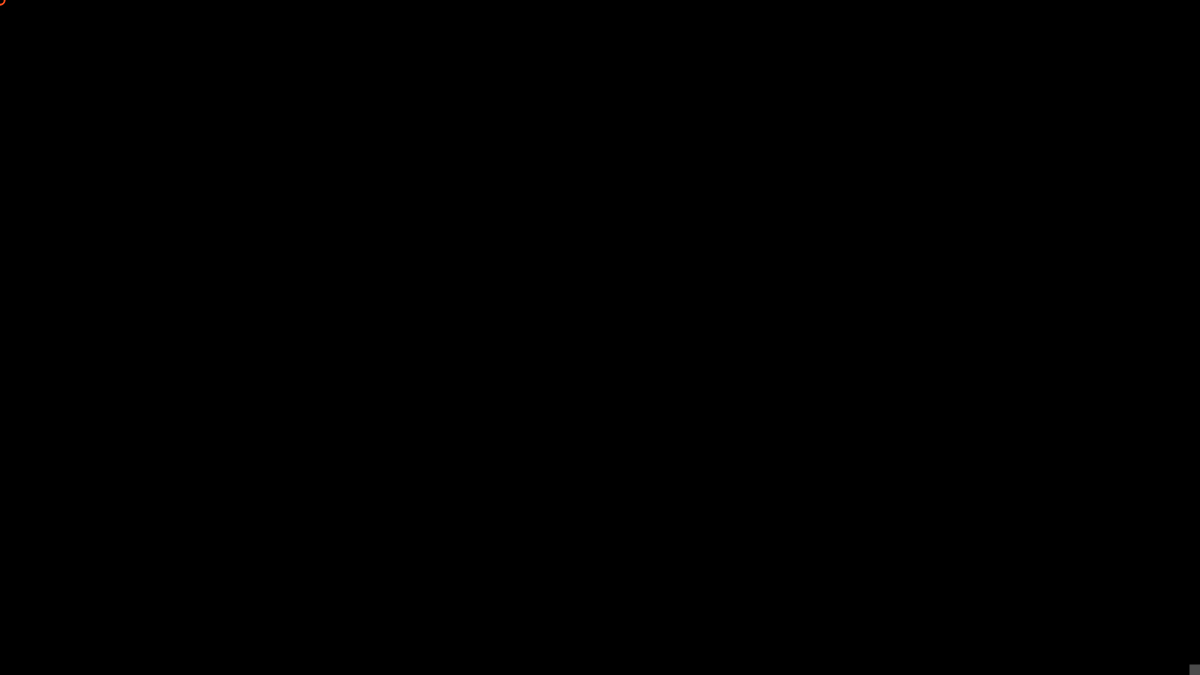
Frame 1 (no input)
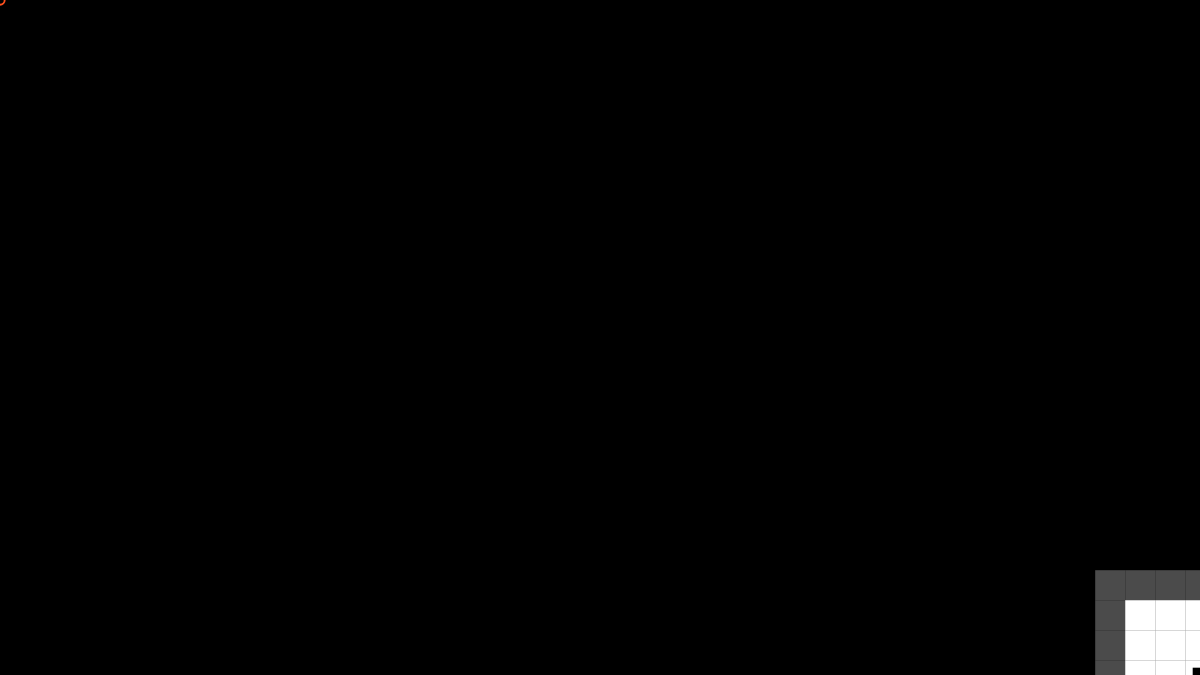
Frame 60 (no input)
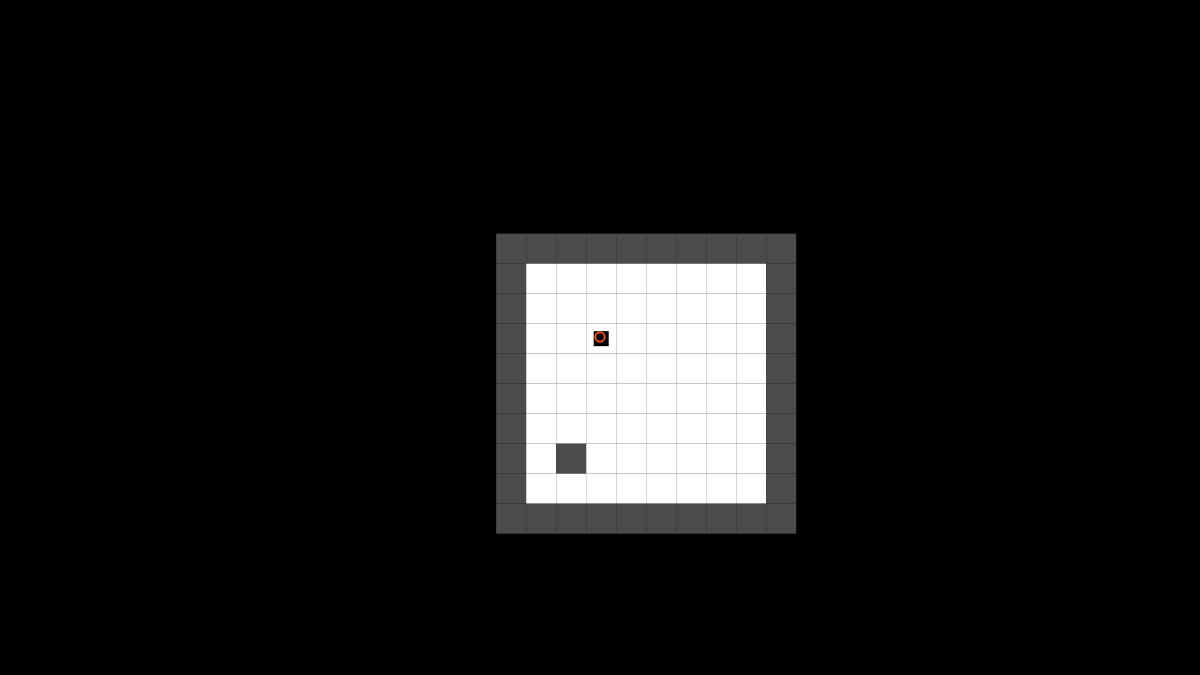
Frame 120 (the mouse pressed at the canvas centre since frame 60)

The p5.js sketch that drew these frames (run headless with seeded random() and noise() and a simulated clock; from frame 60 on, the mouse is pressed at the canvas centre):

// p5.js sketch
// ── sketch.js



function setup(){
  noCursor();
  createCanvas(windowWidth, windowWidth/640 * 360);
}

tileTypes = {
  wall: {
    r: 75,
    g: 75,
    b: 75,
    wall: true,
  },
  air: {
    r: 255,
    g: 255,
    b: 255,
    wall: false,
  }
}

tileMap = [["wall","wall","wall","wall","wall","wall","wall","wall","wall","wall"],
      ["wall","air","air","air","air","air","air","air","air","wall"],
      ["wall","air","air","air","air","air","air","air","air","wall"],
      ["wall","air","air","air","air","air","air","air","air","wall"],
      ["wall","air","air","air","air","air","air","air","air","wall"],
      ["wall","air","air","air","air","air","air","air","air","wall"],
      ["wall","air","air","air","air","air","air","air","air","wall"],
      ["wall","air","wall","air","air","air","air","air","air","wall"],
      ["wall","air","air","air","air","air","air","air","air","wall"],
      ["wall","wall","wall","wall","wall","wall","wall","wall","wall","wall"],]

cam = {
  x: 0,
  y: 0,
  offsetX: 640,
  offsetY: 360,
  smoothing: 10,
  zoom: 1,

  shakeX: 0,
  shakeY: 0,
}

player = {
  x: 52,
  y: 52,
  xv: 0,
  yv: 0,
  w: 8,
  h: 8,
  r: 0,
  g: 0,
  b: 0,
  friction: 0.8,
  speed: 0.4,
}

crosshair = {
  x: 0,
  y: 0,
  r: 255,
  g: 80,
  b: 30,
  w: 5,
  h: 5,
}

function detect2BoxesCollision(rect1, rect2){
  return (rect1.x < rect2.x + rect2.w &&
    rect1.x + rect1.w > rect2.x &&
    rect1.y < rect2.y + rect2.h &&
    rect1.y + rect1.h > rect2.y);
}


function draw(){

  noStroke();

  canvasScale = windowWidth/640;

  scale(canvasScale);


  background(0,0,0);

  //move player
  if (keyIsDown(87)){
    player.yv -= player.speed;
  }
  if (keyIsDown(83)){
    player.yv += player.speed;
  }
  if (keyIsDown(65)){
    player.xv -= player.speed;
  }
  if (keyIsDown(68)){
    player.xv += player.speed;
  }
  player.x += player.xv;


  cam.zoom = 1 + (abs(player.xv) + abs(player.yv))/20

  

  cam.x += 320;
  cam.y += 180;

  cam.x -= 320;
  cam.y -= 180;


  
  cam.x += (player.x - cam.x + player.w/2 + crosshair.x) / cam.smoothing;
  cam.y += (player.y - cam.y + player.h/2 + crosshair.y) / cam.smoothing;

  cam.shakeX /= 2;
  cam.shakeY /= 2;

  cam.x += random(cam.shakeX * -1, cam.shakeX);
  cam.y += random(cam.shakeY * -1, cam.shakeY);
  


  //draw tiles and collide player X stuff
  for (y = 0; y < tileMap.length; y++){
    for (x = 0; x < tileMap[y].length; x++){
      fill(tileTypes[tileMap[y][x]].r,tileTypes[tileMap[y][x]].g,tileTypes[tileMap[y][x]].b);
      rect(x * 16 - cam.x + cam.offsetX, y * 16 - cam.y + cam.offsetY, 16, 16);
      if (tileTypes[tileMap[y][x]].wall){
        if (detect2BoxesCollision({x: x*16, y: y*16, w: 16, h: 16}, {x: player.x, y: player.y, w: player.w, h: player.h})){
          player.x -= player.xv
          player.xv = 0;
        }
      }
    }
  }

  player.y += player.yv;

  //Y stuff
  for (y = 0; y < tileMap.length; y++){
    for (x = 0; x < tileMap[y].length; x++){
      if (tileTypes[tileMap[y][x]].wall){
        if (detect2BoxesCollision({x: x*16, y: y*16, w: 16, h: 16}, {x: player.x, y: player.y, w: player.w, h: player.h})){
          player.y -= player.yv
          player.yv = 0;
        }
      }
    }
  }

  player.xv *= player.friction;
  player.yv *= player.friction;

  //draw player
  fill(player.r,player.g,player.b);
  rect(player.x - cam.x + cam.offsetX,player.y - cam.y + cam.offsetY,player.w,player.h);

  //draw mouse pointer
  crosshair.x = mouseX/canvasScale;
  crosshair.y = mouseY/canvasScale;

  stroke(crosshair.r, crosshair.g, crosshair.b);
  strokeWeight(1);
  noFill();
  ellipse(crosshair.x, crosshair.y, crosshair.w, crosshair.h);
}

function windowResized() {
  resizeCanvas(windowWidth, canvasScale * 360);
}
